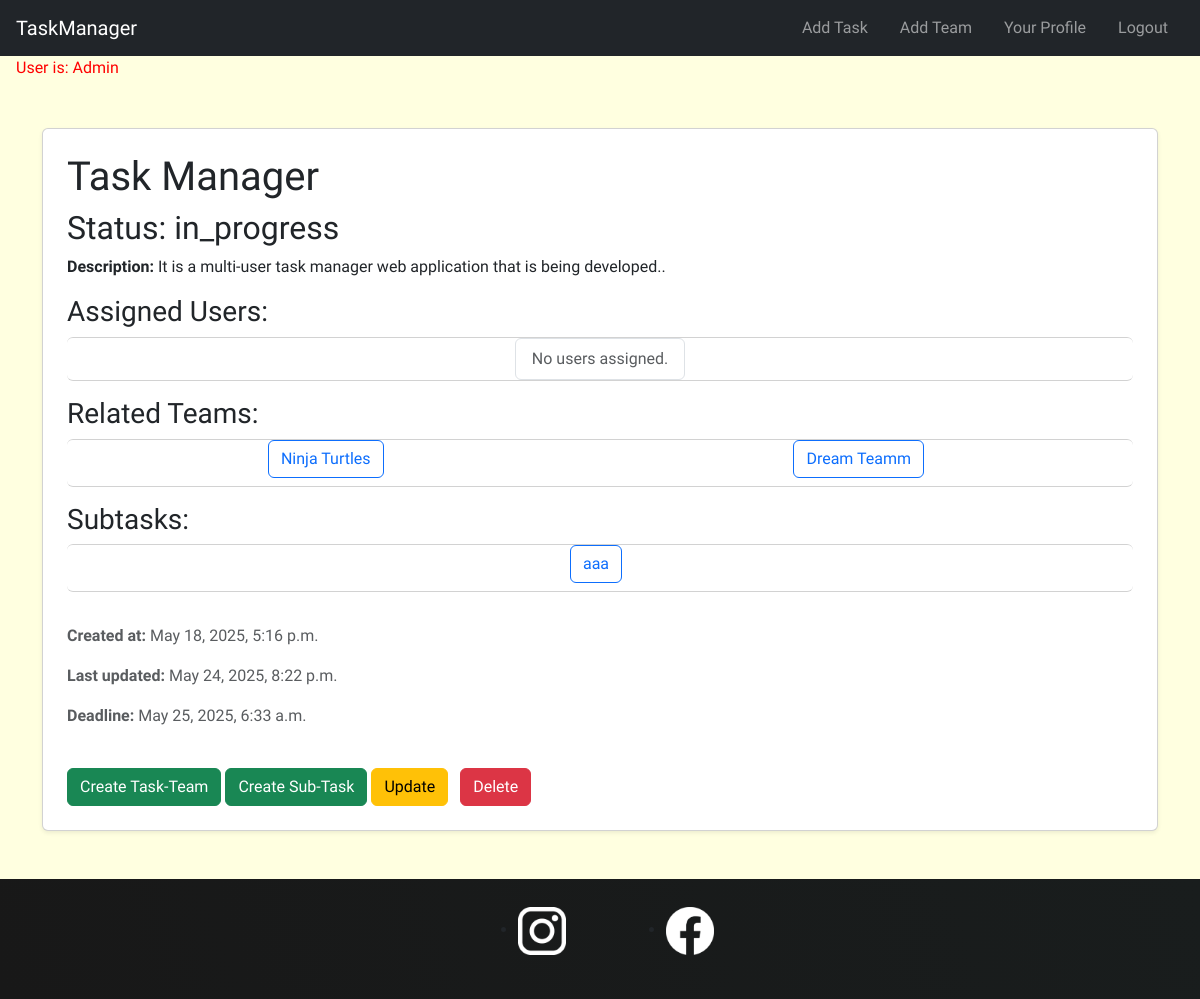
Before: /tasks/1/ (signed in) with the older database file.
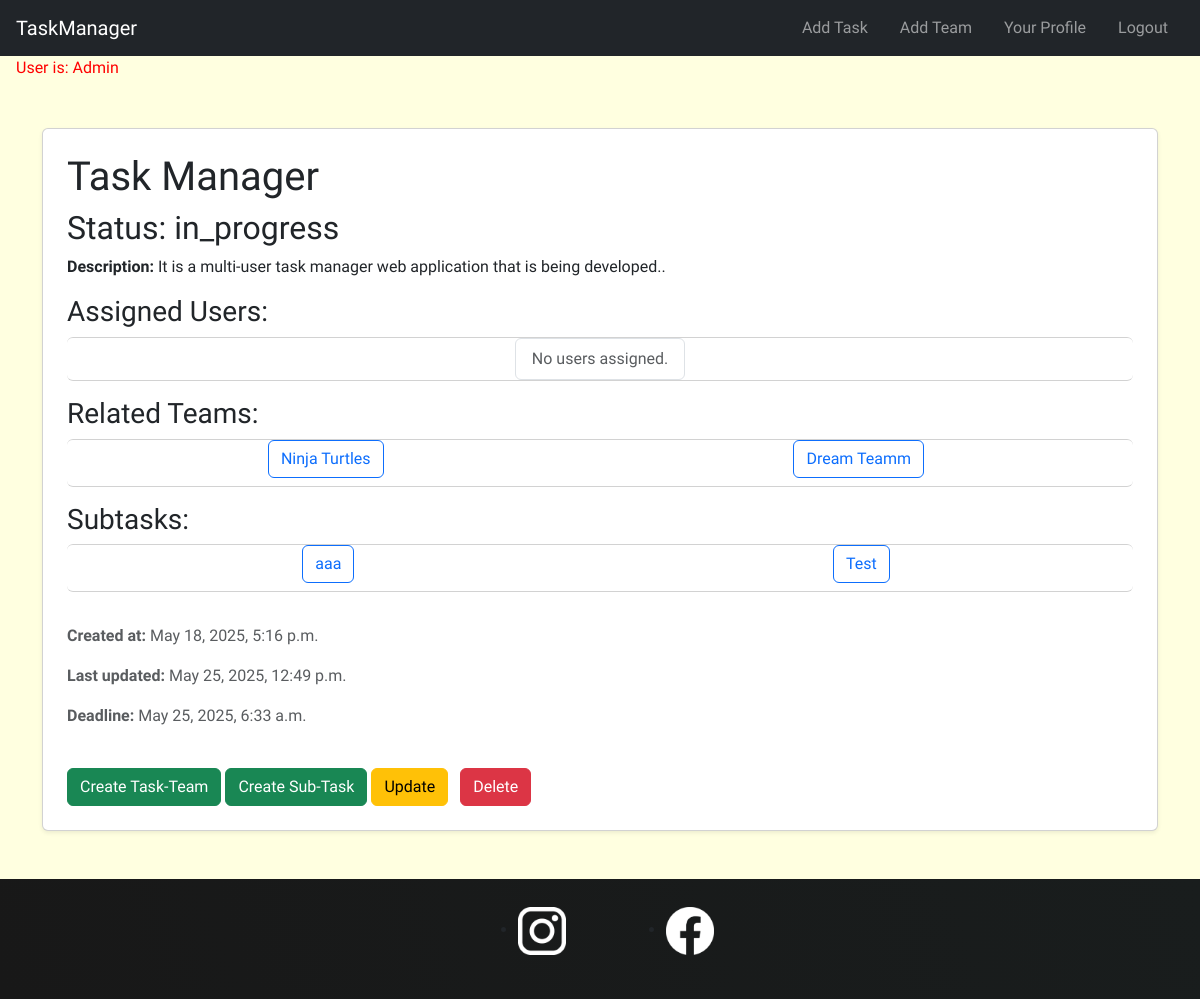
After: the same page with the newer database file.
### tasks/models.py (models this page shows, shortened)
class Team(models.Model): # One user can be a team
    name = models.CharField(max_length=100)
    users = models.ManyToManyField(User, related_name='teams')

class Task(models.Model):
    STATUS_CHOICES = [
        ('todo', 'To Do'),
        ('in_progress', 'In Progress'),
        ('done', 'Done'),
    ]
    private = models.BooleanField(blank=False,default=False) # if it is false every one can see it , users & teams associated
    creator = models.ForeignKey(User,on_delete=models.CASCADE, related_name='created_tasks')
    title = models.CharField(max_length=200)
    status = models.CharField(max_length=20, choices=STATUS_CHOICES, default='todo')
    description = models.TextField(blank=True)
    users = models.ManyToManyField(User, related_name='tasks')  # Users assigned to the task
    teams = models.ManyToManyField(Team, related_name='tasks' , blank=True)  # Teams related to the task
    subtasks = models.ManyToManyField('self', symmetrical=False, blank=True, related_name='parent_tasks')  # Optional sub-task linkage
    created_at = models.DateTimeField(auto_now_add=True)
    updated_at = models.DateTimeField(auto_now=True)
    deadline = models.DateTimeField(null=True, blank=True)

### tasks/views.py (the view)
# urls.py: path("tasks/<int:task_id>/", views.detail_task, name="detail_task"), # ex: /task/1
@login_required
def detail_task(request,task_id):
    task = Task.objects.get(pk=task_id)
    context = {
        "task":task,
    }
    return render(request,"tasks/detail.html",context)

### tasks/templates/tasks/detail.html (shortened to what this page needs)
{% extends 'base.html' %} {% block body %}
<main class="container my-5">
  <div class="card shadow-sm p-4">
    <h1>{{ task.title }}</h1>
    <h2>Status: {{ task.status }}</h2>
    {% if task.description %}
    <p><strong>Description:</strong> {{ task.description }}</p>
    {% endif %}
    <h3>Assigned Users:</h3>
    <ul class="list-group mb-3 rowList">
      {% for user in task.users.all %}
      <li>
        <a
          href="{% url 'task:detail_user' user.id %}"
          class="btn btn-outline-primary me-2 mb-2"
        >
          {{ user.username }} (ID: {{ user.id }})
        </a>
      </li>
      {% empty %}
      <li class="list-group-item text-muted">No users assigned.</li>
      {% endfor %}
    </ul>
    <h3>Related Teams:</h3>
    <ul class="list-group mb-3 rowList">
      {% for team in task.teams.all %}
      <li>
        <a
          href="{% url 'task:detail_team' team.id %}"
          class="btn btn-outline-primary me-2 mb-2"
          >{{ team.name }}</a
        >
      </li>
      {% empty %}
      <li class="list-group-item text-muted">No teams assigned.</li>
      {% endfor %}
    </ul>
    <h3>Subtasks:</h3>
    <ul class="list-group mb-3 rowList">
      {% for subtask in task.subtasks.all %}
      <li>
        <a
          href="{% url 'task:detail_task' subtask.id %}"
          class="btn btn-outline-primary me-2 mb-2"
          >{{ subtask.title }}</a
        >
      </li>
      {% empty %}
      <li class="list-group-item text-muted">No subtasks.</li>
      {% endfor %}
    </ul>
    <div class="text-muted mt-3">
      <p><strong>Created at:</strong> {{ task.created_at }}</p>
      <p><strong>Last updated:</strong> {{ task.updated_at }}</p>
      {% if task.deadline %}
      <p><strong>Deadline:</strong> {{ task.deadline }}</p>
      {% endif %}
    </div>
    <div class="mt-4">
      <form
        action="{% url 'task:create_sub_team' task.id %}"
        method="POST"
        class="d-inline"
      >
        <button type="submit" class="btn btn-success">Create Task-Team</button>
      </form>
      <form
        action="{% url 'task:create_sub_task' task.id %}"
        method="POST"
        class="d-inline"
      >
        <button type="submit" class="btn btn-success">Create Sub-Task</button>
      </form>
      <a
        href="{% url 'task:update_task' task.id %}"
        class="btn btn-warning me-2"
        >Update</a
      >
      <a href="{% url 'task:delete_task' task.id %}" class="btn btn-danger"
        >Delete</a
      >
    </div>
  </div>
</main>
{% endblock %}

Changed rows visible on the page:
changed Task "Task Manager": updated_at "May 24, 2025, 8:22 p.m." → "May 25, 2025, 12:49 p.m."
added Task: title "Test"
